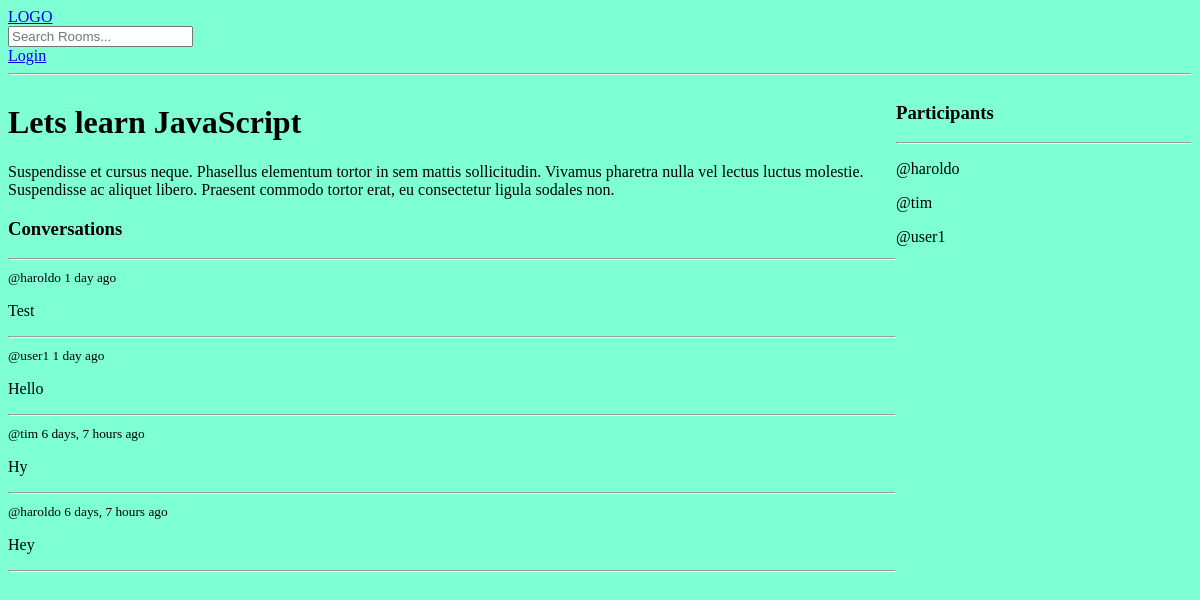
Page /room/1/ on the earlier database version.
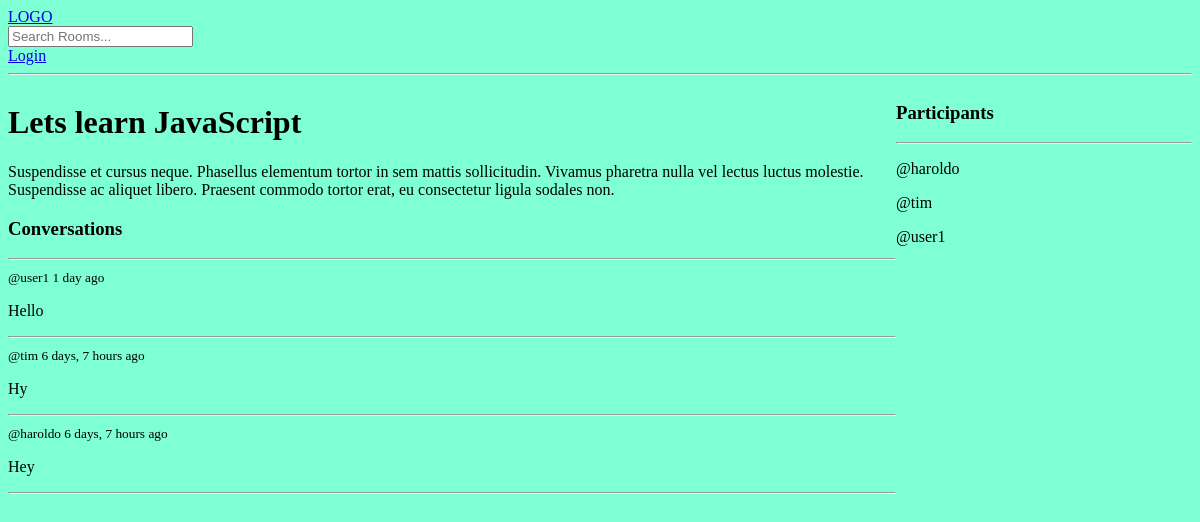
Same page on the later database version.
### base/models.py (models this page shows, shortened)
class Message(models.Model):
    user = models.ForeignKey(User, on_delete=models.CASCADE)
    room = models.ForeignKey(Room, on_delete=models.CASCADE)
    body = models.TextField()
    updated = models.DateTimeField(auto_now=True)
    created = models.DateTimeField(auto_now_add=True)
    class Meta:
        ordering = ['-updated', '-created']

### base/views.py (the view)
# urls.py: path('room/<str:pk>/', views.room, name='room'),
def room(request, pk):
    room = Room.objects.get(id=pk)
    if request.method == 'POST':
        message = Message.objects.create(
            user=request.user, room=room, body=request.POST.get('body')
        )
        room.participants.add(request.user)
        return redirect('room', pk=room.id)
    messages = room.message_set.all()
    participants = room.participants.all()
    context = {
        'room': room,
        'room_messages': messages,
        'participants': participants,
    }
    return render(request, 'base/room.html', context)

### base/templates/base/room.html (shortened to what this page needs)
{% extends "main.html" %}
{% block content %}
<div class="room-container">
  <div>
    <h1>{{room.name}}</h1>
    <p>{{room.description}}</p>
    <div class="comment-wrapper">
      <h3>Conversations</h3>
      <hr>
      {% for message in room_messages %}
      <div>
        <small>@{{message.user}}
          {{message.created|timesince}}
          ago</small>
        <p>{{message.body}}</p>
        <hr>
      </div>
      {% endfor %}
    </div>
  </div>
  <div>
    <h3>Participants</h3>
    <hr>
    {% for user in participants %}
    <div>
      <p>@{{user.username}}</p>
    </div>
    {% endfor %}
  </div>
</div>
{% endblock content %}

Differences in the rows shown:
removed Message: user "haroldo", created "1 day", body "Test"
